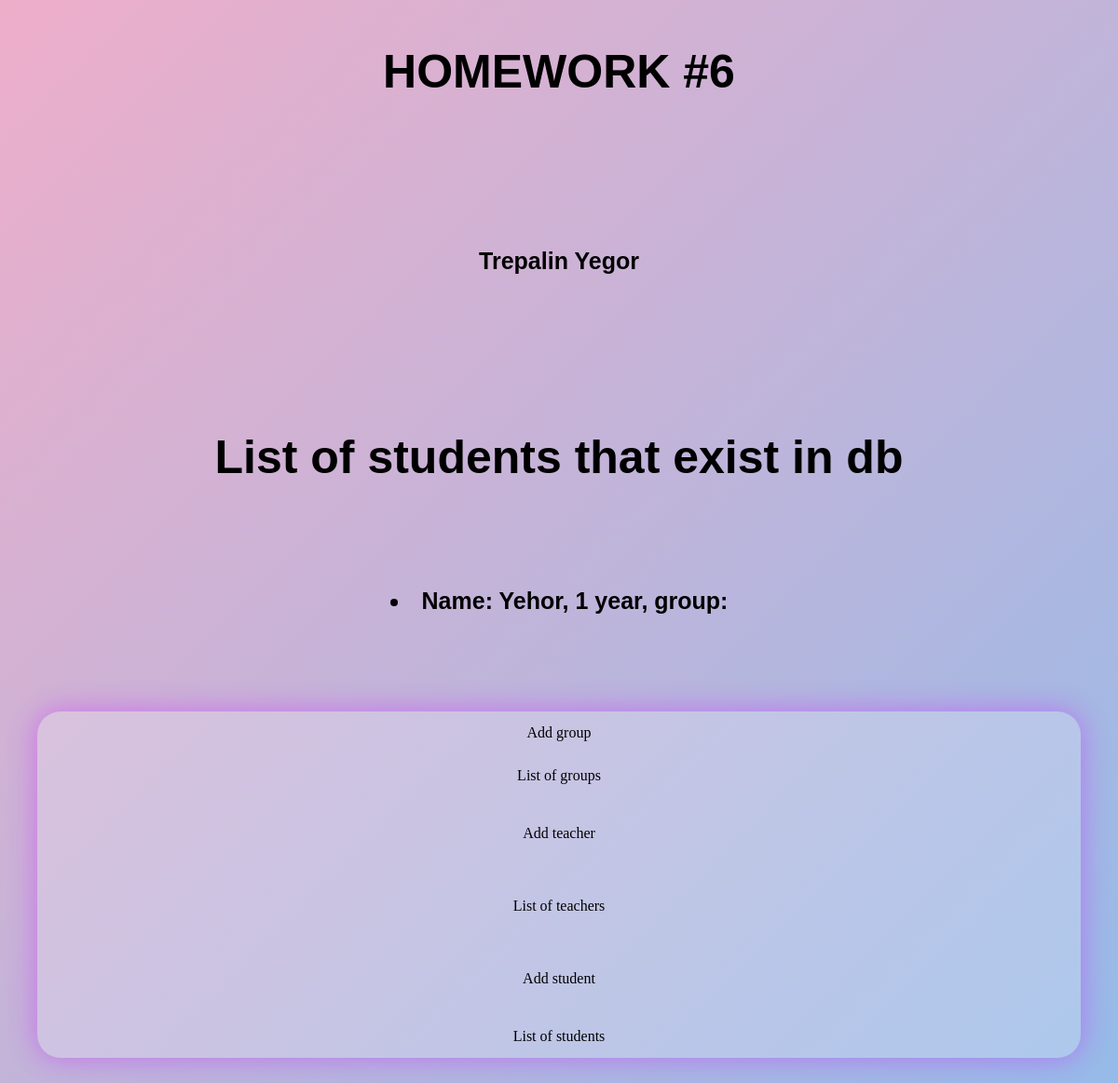
The app's page /students/, older data.
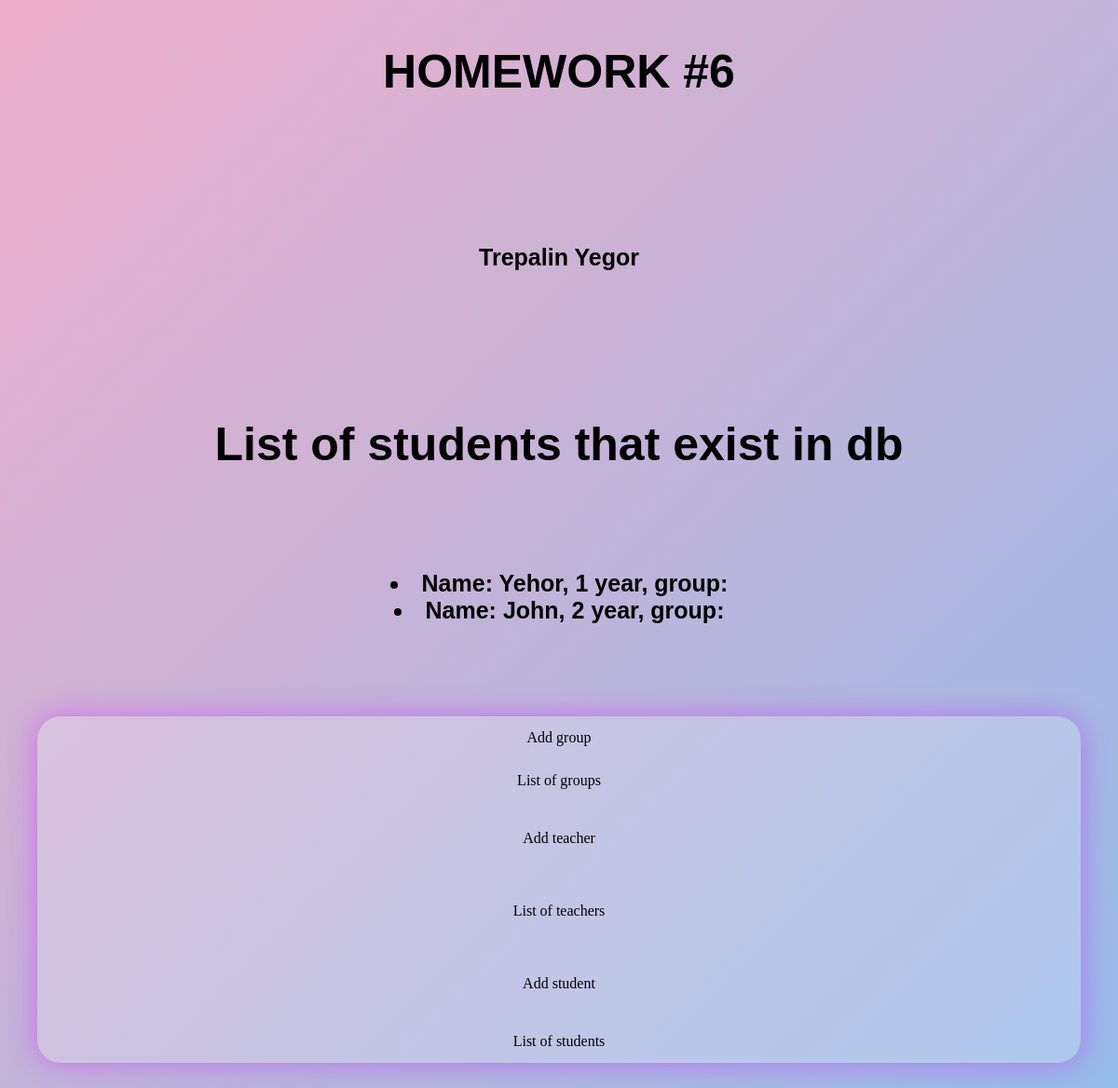
The same page, newer data.
### polls/models.py (models this page shows, shortened)
class Student(models.Model):
    first_name = models.CharField(max_length=255)
    year = models.IntegerField(default=1)

### polls/views.py (the view)
# urls.py: path("students/", views.student_list, name="students_display"),
def student_list(request):
    students = Student.objects.values()
    context = {"students": students}
    return render(request, "student_display.html", context)

### templates/student_display.html (shortened to what this page needs)
<!DOCTYPE html>
<html lang="en" xmlns="http://www.w3.org/1999/html">
<head>
</head>
<body>
<h1>HOMEWORK #6 <p>
    <h3>Trepalin Yegor</h3> </p> </h1>
<h1>List of students that exist in db</h1>
<h3>{% for student in students %}
    <li>Name: {{ student.first_name }}, {{ student.year }} year, group: {{ student.group }}</li>
{% empty %}
    <li>There are no students in db.</li>
{% endfor %}</h3>
<nav>
    <ul>
        <li><a href="{% url 'add_group' %}">Add group</a></li>
        <li><a href="{% url 'group_display' %}">List of groups</a></li>
        <li><a href="{% url 'add_teacher' %}"><p>Add teacher</p></a></li>
        <li><a href="{% url 'teachers_display' %}"><p>List of teachers</p></a></li>
        <li><a href="{% url 'add_student' %}"><p>Add student</p></a></li>
        <li><a href="{% url 'students_display' %}">List of students</a></li>
    </ul>
</nav>
</body>
</html>

Row changes from the older to the newer data that the page shows:
added Student: first_name "John", year "2"
